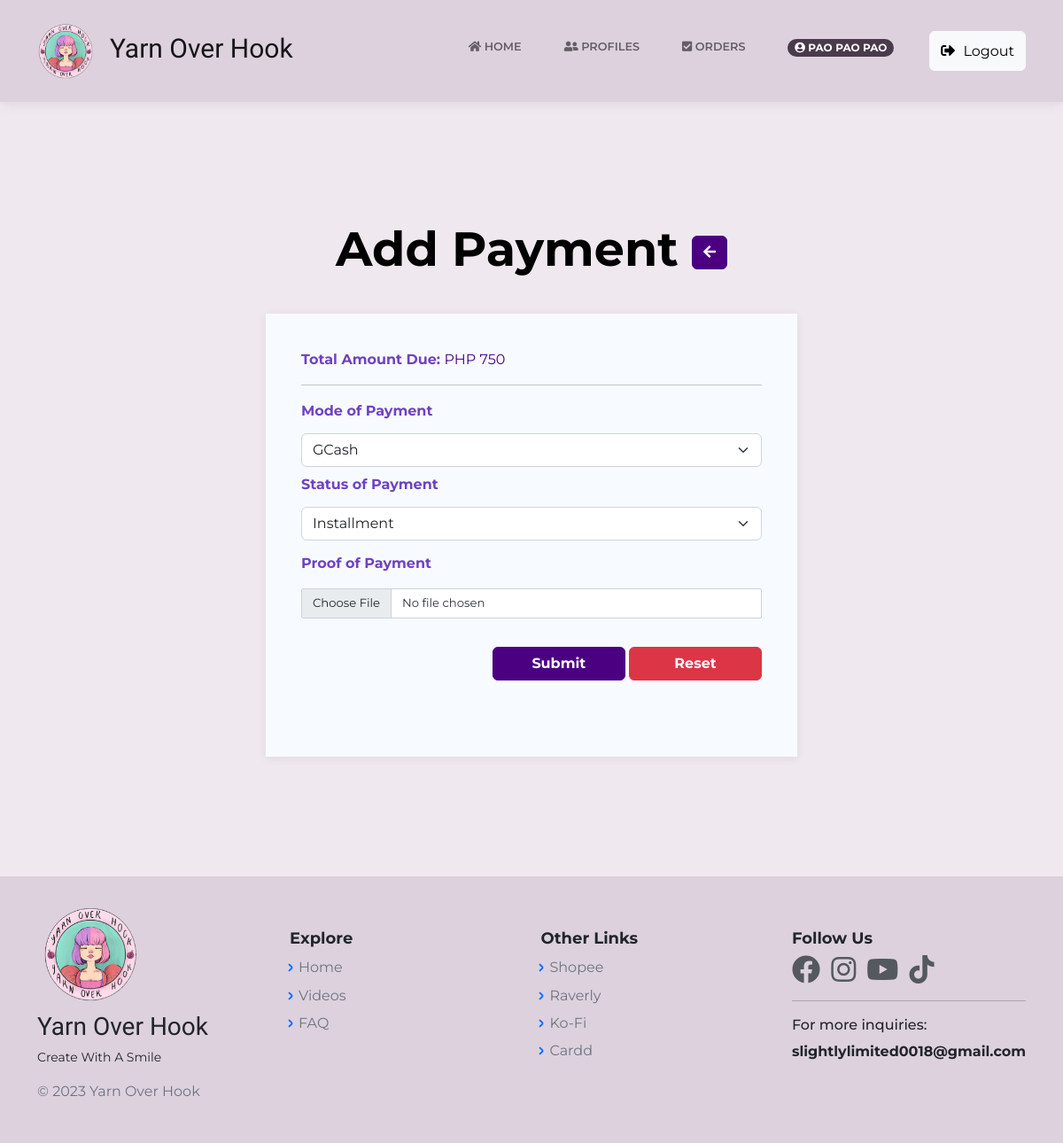
The page /AddPaymentCust.php?id=2 (signed in) on the database as committed earlier.
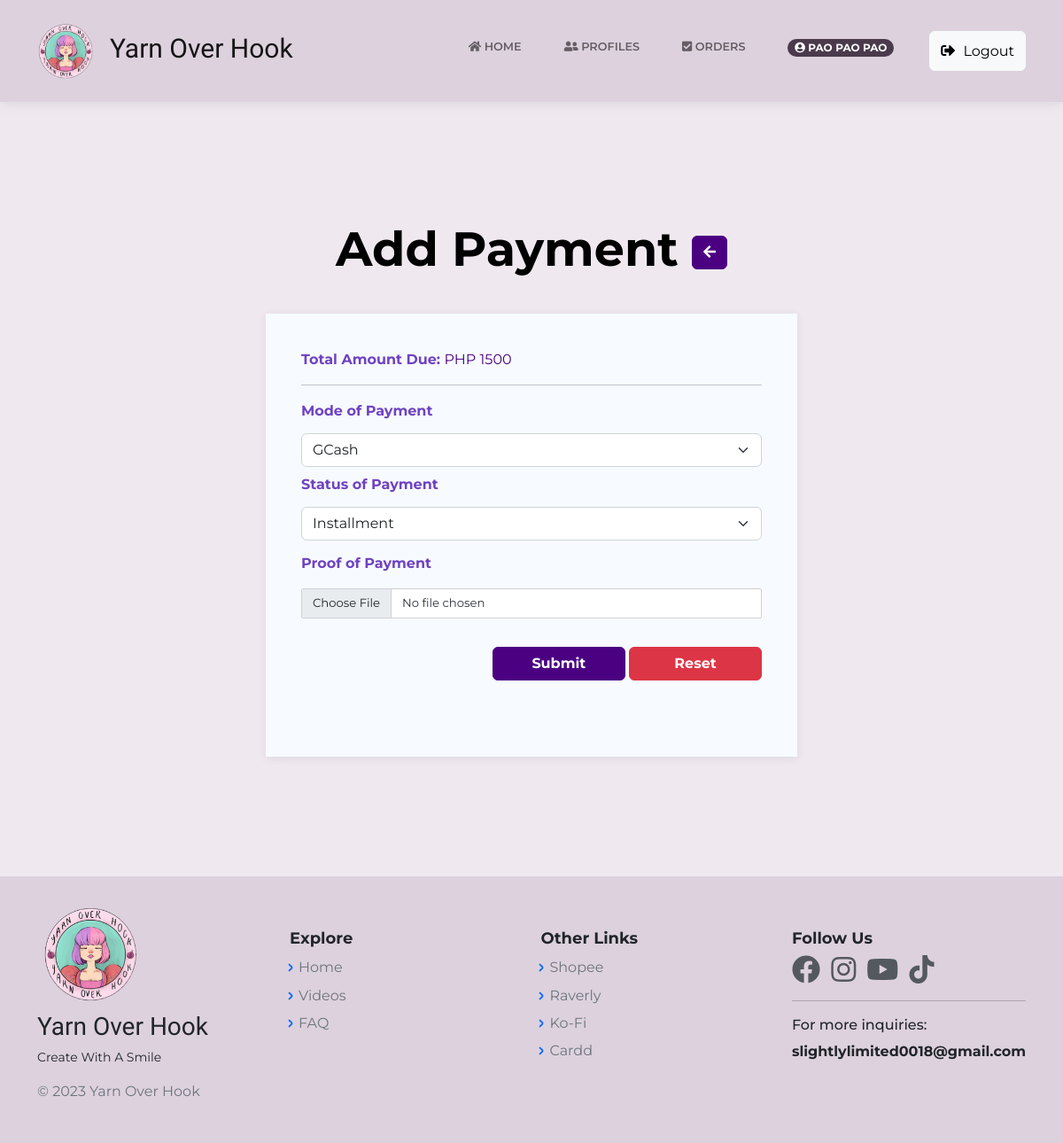
The same page on the database as committed later.
### tables this page shows
CREATE TABLE `orders_db` (
  `OrderID` bigint(20) NOT NULL,
  `ItemID` bigint(20) NOT NULL,
  `c_id` bigint(12) NOT NULL,
  `cust_status` int(11) NOT NULL DEFAULT 1,
  `OrderQty` int(11) NOT NULL,
  `OrderType` varchar(255) NOT NULL,
  `TypeID` int(11) NOT NULL,
  `OrderDate` timestamp NOT NULL DEFAULT current_timestamp() ON UPDATE current_timestamp(),
  `PaymentDue` date DEFAULT NULL,
  `OrderTotal` int(12) NOT NULL,
  `proof_img` varchar(255) NOT NULL,
  `p_mode` varchar(255) NOT NULL,
  `tracking_no` varchar(255) NOT NULL,
  `courier_id` varchar(255) NOT NULL,
  `pay_status` varchar(255) NOT NULL,
  `MaterialUsed` varchar(150) NOT NULL,
  `MaterialQty` int(20) NOT NULL
);

### AddPaymentCust.php (the view, shortened to what this page needs)
<?php
include("includes/dbh.inc.php");
require 'layouts/Header.php';
if(isset($_GET['id'])) {
    $id = mysqli_real_escape_string($con, $_GET['id']);
    $item = "SELECT * FROM orders_db INNER JOIN cust_profile
        ON orders_db.c_id = cust_profile.c_id INNER JOIN inventory_db
        ON orders_db.ItemID = inventory_db.ItemID  WHERE OrderID = $id AND cust_profile.cust_status = '1'";
    $result = mysqli_query($con, $item);
    $order = mysqli_fetch_assoc($result);
}
?>
<body class="d-flex flex-column min-vh-100">
<?php require 'layouts/nav.php';?>
    <main class="page payment-page">
        <section class="clean-block payment-form dark" style="background-color: #efe9ef;">
            <div class="container" style="margin-bottom: 35px;margin-top: 20px;">
                <div class="block-heading">
                    <h2 style="margin-bottom: 17.2px;font-size: 54px;text-align: center;margin-top:64px; color:black; font-weight:bold;"> Add Payment <span><button class="btn btn-primary pull-right" type="button" style="font-weight:bold;border-color:indigo;background-color:indigo;width:40px;"><a href="OrderPageCust.php" style="text-decoration:none;color:white;"><i class="fa fa-arrow-left"></i></a></button></span></h2>
                </div>
                <form action="AddPaymentCust.php?id=<?php echo $order['OrderID']; ?>" method="POST" enctype="multipart/form-data" style="border:none;">
                    <div class="products" style="margin-bottom: 15px;margin-top: 2px;height:500px;">
                        <div class="item"><span class="price"></span>
                            <p class="item-name" style="font-weight:bold;color: rgb(111, 66, 193);font-weight:bold;">Total Amount Due: <span style="font-weight:lighter;color:indigo;"> PHP <?php echo $order['OrderTotal']; ?> </p>
                            <hr>
                            <p class="item-name" style="margin-bottom: 13.2px;color: rgb(111, 66, 193);font-weight:bold;" input="read-only" style="font-weight:bold;">Mode of Payment </p>
                            <select class="form-select" id="p_mode" name="p_mode" aria-label=".form-select example" required>
                              <option value="GCash" <?php if($order['p_mode'] == 'GCash') { ?>selected="selected"<?php } ?> style="font-weight:bold;">GCash</option>
                            </select>
                            <p class="item-name mt-2" style="margin-bottom: 13.2px;color: rgb(111, 66, 193);font-weight:bold;" input="read-only">Status of Payment </p>
                            <select class="form-select" id="pay_status" name="pay_status" aria-label=".form-select example" required>
                              <option value="Installment" <?php if($order['pay_status'] == 'Installment') { ?>selected="selected"<?php } ?>>Installment</option>
                            </select>
                            <p class="item-name" style="margin-bottom: 14.2px;margin-top: 14px;color: rgb(111, 66, 193);font-weight:bold;">Proof of Payment</p>
                            <input type="file" class="form-control form-control my-3" name="proof_img" >
                        </div>
                        <div class="button-group float-end">
                        <input class="btn btn-success mt-3" type="submit" name="add_payment" value="Submit" style="width:150px;border-color:indigo;background-color:indigo;font-weight:bold;" readonly>
                        <input class="btn btn-danger mt-3"  type="reset" id="reset" name="delete" style="width:150px;font-weight:bold;" value="Reset">
                    </div>
                        </div>
                    </div>
        </section>
    </main>
<?php require 'layouts/Footer.php';?>

Rows that differ between the two databases and show on the page:
changed orders_db "GCash": OrderTotal "750" → "1500"
